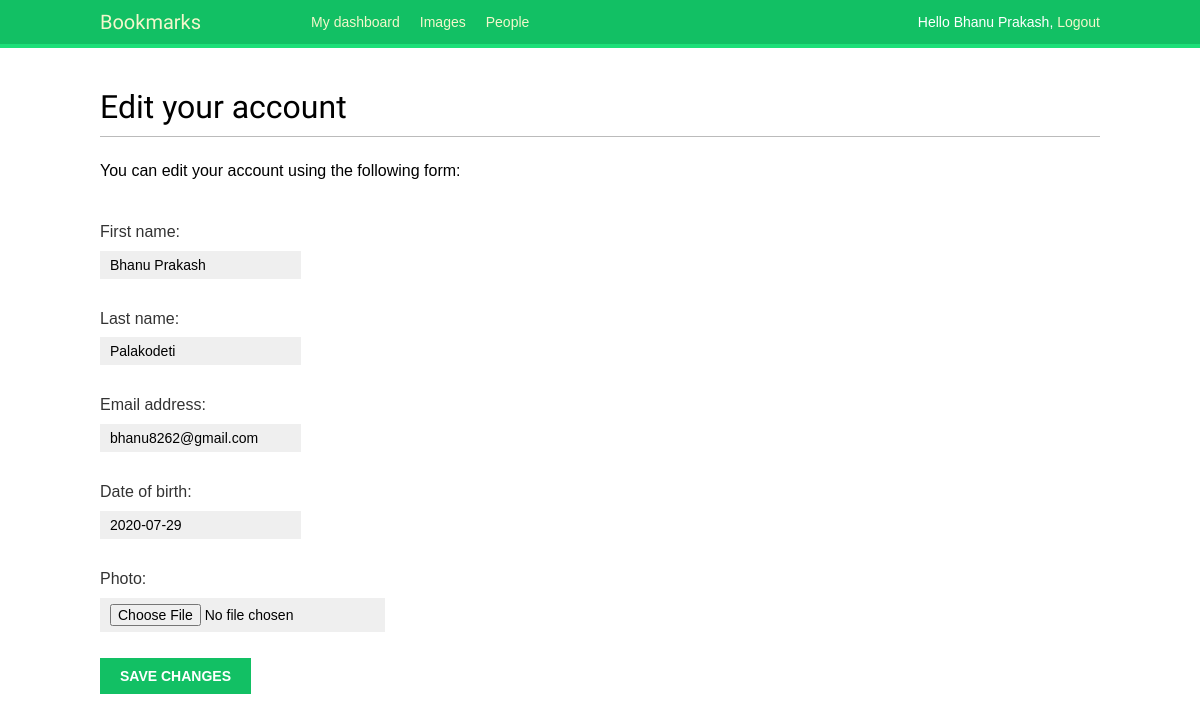
The page /account/edit/ (signed in) on the database as committed earlier.
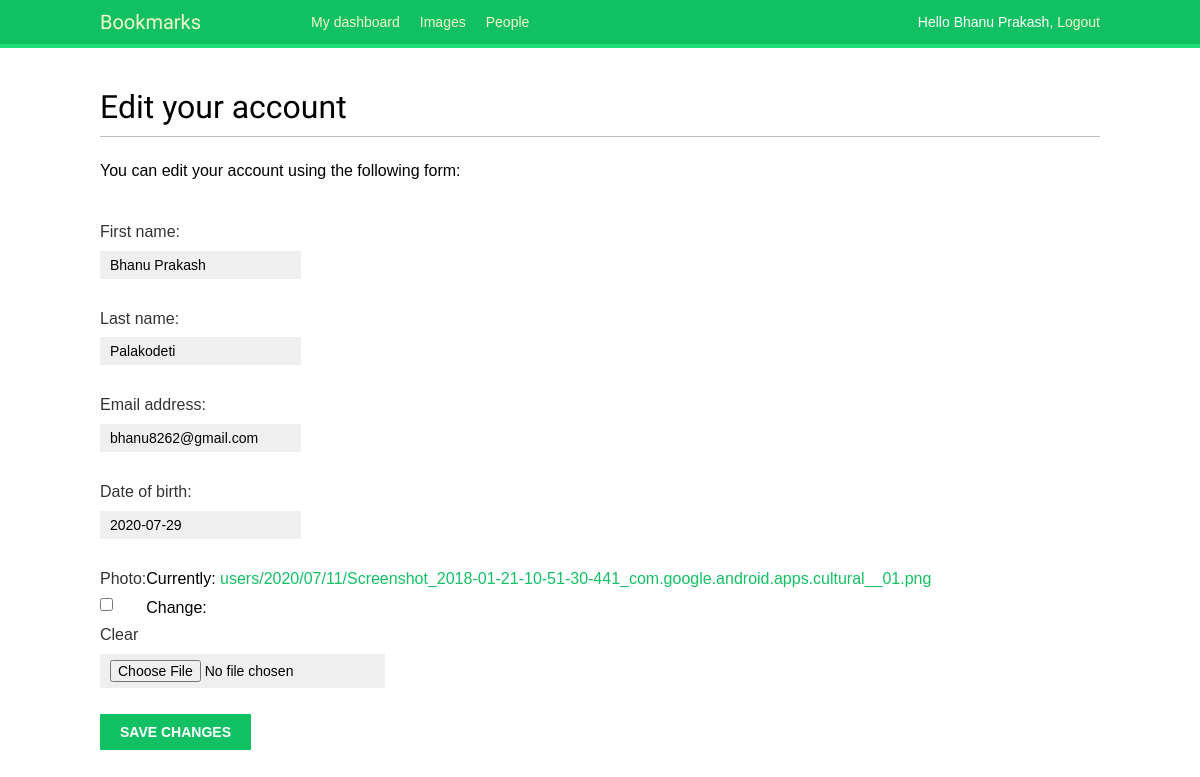
The same page on the database as committed later.
### account/models.py (models this page shows, shortened)
class Profile(models.Model):
    user = models.OneToOneField(
        settings.AUTH_USER_MODEL, on_delete=models.CASCADE)
    date_of_birth = models.DateField(blank=True, null=True)
    photo = models.ImageField(upload_to='users/%Y/%m/%d/', blank=True)

### account/views.py (the view)
# urls.py: path("edit/", views.edit, name="edit"),
@login_required
def edit(request):
    if request.method == 'POST':
        user_form = UserEditForm(instance=request.user, data=request.POST)
        profile_form = ProfileEditForm(
            instance=request.user, data=request.POST, files=request.FILES)
        if user_form.is_valid() and profile_form.is_valid():
            user_form.save()
            profile_form.save()
            messages.success(request, 'Profile updated sucessfully')
        else:
            messages.error(request, 'Error updating your profile.')
    else:
        user_form = UserEditForm(instance=request.user)
        profile_form = ProfileEditForm(instance=request.user.profile)
    return render(request, 'account/edit.html', {'user_form': user_form, 'profile_form': profile_form})

### account/forms.py
class UserEditForm(forms.ModelForm):
    class Meta:
        model = User
        fields = ('first_name', 'last_name', 'email')

class ProfileEditForm(forms.ModelForm):
    class Meta:
        model = Profile
        fields = ('date_of_birth', 'photo')

### account/templates/account/edit.html (shortened to what this page needs)
{% extends 'base.html' %}
{% block content %}
    <h1>Edit your account</h1>
    <p>You can edit your account using the following form:</p>
    <form action="." method="post" encrypt="multipart/form-data">
        {{ user_form.as_p }}
        {{ profile_form.as_p }}
        <p><input type="submit" value="Save changes"></p>
    </form>
{% endblock content %}

Rows that differ between the two databases and show on the page:
now on this page (row edited): Profile: date_of_birth "2020-07-29"
Other text that changed with them:
form field as_p: (not shown) → "☐"
form field date_of_birth: "2020-07-29" → (not shown)
text no longer shown: "Date of birth: Photo:"
text now shown: "Date of birth: Photo: Currently: users/2020/07/11/Screenshot_2018-01-21-10-51-30-441_com.google.android.apps.cultural__01.png Clear Change:"
